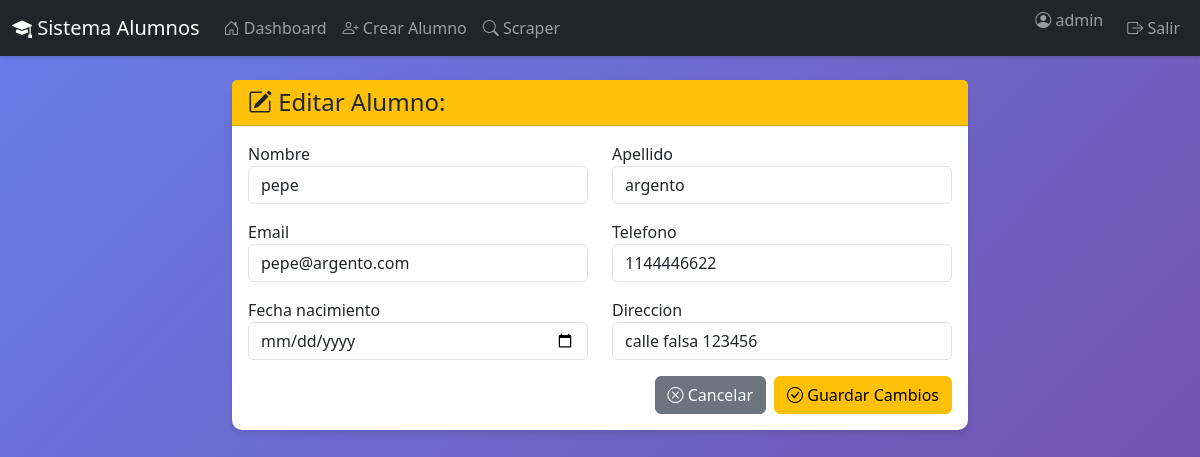
Screenshot of /alumnos/editar/8/ (signed in) with the database file from the repository.
### alumnos/models.py (models this page shows, shortened)
class Alumno(models.Model):
    usuario = models.ForeignKey(User, on_delete=models.CASCADE, related_name='alumnos')
    nombre = models.CharField(max_length=100)
    apellido = models.CharField(max_length=100)
    email = models.EmailField()
    telefono = models.CharField(max_length=20, blank=True)
    fecha_nacimiento = models.DateField()
    direccion = models.CharField(max_length=200)
    fecha_registro = models.DateTimeField(auto_now_add=True)
    class Meta:
        ordering = ['-fecha_registro']
        verbose_name = 'Alumno'
        verbose_name_plural = 'Alumnos'

### alumnos/views.py (the view)
# urls.py: path('editar/<int:pk>/', views.editar_alumno, name='editar_alumno'),
@login_required
def editar_alumno(request, pk):
    alumno = get_object_or_404(Alumno, pk=pk, usuario=request.user)
    if request.method == 'POST':
        form = AlumnoForm(request.POST, instance=alumno)
        if form.is_valid():
            form.save()
            messages.success(request, f'Alumno {alumno.nombre_completo} actualizado exitosamente')
            return redirect('alumnos:dashboard')
    else:
        form = AlumnoForm(instance=alumno)
    return render(request, 'alumnos/editar_alumno.html', {'form': form, 'titulo': 'Editar Alumno'})

### alumnos/forms.py
class AlumnoForm(forms.ModelForm):
    class Meta:
        model = Alumno
        fields = ['nombre', 'apellido', 'email', 'telefono', 'fecha_nacimiento', 'direccion']
        widgets = {
            'nombre': forms.TextInput(attrs={'class': 'form-control', 'placeholder': 'Nombre'}),
            'apellido': forms.TextInput(attrs={'class': 'form-control', 'placeholder': 'Apellido'}),
            'email': forms.EmailInput(attrs={'class': 'form-control', 'placeholder': 'Email'}),
            'telefono': forms.TextInput(attrs={'class': 'form-control', 'placeholder': 'Teléfono'}),
            'fecha_nacimiento': forms.DateInput(attrs={'class': 'form-control', 'type': 'date'}),
            'direccion': forms.TextInput(attrs={'class': 'form-control', 'placeholder': 'Dirección'}),
        }

### templates/alumnos/editar_alumno.html (shortened to what this page needs)
{% extends 'base.html' %}
{% block content %}
<div class="row justify-content-center">
    <div class="col-md-8">
        <div class="card">
            <div class="card-header bg-warning">
                <h4 class="mb-0">
                    <i class="bi bi-pencil-square"></i> Editar Alumno: {{ alumno.nombre_completo }}
                </h4>
            </div>
            <div class="card-body">
                <form method="post">
                    <div class="row">
                        <div class="col-md-6 mb-3">
                            <label>{{ form.nombre.label }}</label>
                            {{ form.nombre }}
                        </div>
                        <div class="col-md-6 mb-3">
                            <label>{{ form.apellido.label }}</label>
                            {{ form.apellido }}
                        </div>
                    </div>
                    <div class="row">
                        <div class="col-md-6 mb-3">
                            <label>{{ form.email.label }}</label>
                            {{ form.email }}
                        </div>
                        <div class="col-md-6 mb-3">
                            <label>{{ form.telefono.label }}</label>
                            {{ form.telefono }}
                        </div>
                    </div>
                    <div class="row">
                        <div class="col-md-6 mb-3">
                            <label>{{ form.fecha_nacimiento.label }}</label>
                            {{ form.fecha_nacimiento }}
                        </div>
                        <div class="col-md-6 mb-3">
                            <label>{{ form.direccion.label }}</label>
                            {{ form.direccion }}
                        </div>
                    </div>
                    <div class="d-grid gap-2 d-md-flex justify-content-md-end">
                        <a href="{% url 'alumnos:dashboard' %}" class="btn btn-secondary">
                            <i class="bi bi-x-circle"></i> Cancelar
                        </a>
                        <button type="submit" class="btn btn-warning">
                            <i class="bi bi-check-circle"></i> Guardar Cambios
                        </button>
                    </div>
                </form>
            </div>
        </div>
    </div>
</div>
{% endblock %}

### templates/base.html (shortened to what this page needs)
<!DOCTYPE html>
<html lang="es">
<head>
    <link href="https://cdn.jsdelivr.net/npm/bootstrap@5.3.0/dist/css/bootstrap.min.css" rel="stylesheet">
    <link rel="stylesheet" href="https://cdn.jsdelivr.net/npm/bootstrap-icons@1.11.0/font/bootstrap-icons.css">
</head>
<body>
    {% if user.is_authenticated %}
    <nav class="navbar navbar-expand-lg navbar-dark bg-dark">
        <div class="container-fluid">
            <a class="navbar-brand" href="{% url 'alumnos:dashboard' %}">
                <i class="bi bi-mortarboard-fill"></i> Sistema Alumnos
            </a>
            <div class="collapse navbar-collapse" id="navbarNav">
                <ul class="navbar-nav me-auto">
                    <li class="nav-item">
                        <a class="nav-link" href="{% url 'alumnos:dashboard' %}">
                            <i class="bi bi-house-door"></i> Dashboard
                        </a>
                    </li>
                    <li class="nav-item">
                        <a class="nav-link" href="{% url 'alumnos:crear_alumno' %}">
                            <i class="bi bi-person-plus"></i> Crear Alumno
                        </a>
                    </li>
                    <li class="nav-item">
                        <a class="nav-link" href="{% url 'scraper:scraper' %}">
                            <i class="bi bi-search"></i> Scraper
                        </a>
                    </li>
                </ul>
                <ul class="navbar-nav">
                    <li class="nav-item">
                        <span class="navbar-text me-3">
                            <i class="bi bi-person-circle"></i> {{ user.username }}
                        </span>
                    </li>
                    <li class="nav-item">
                        <a class="nav-link" href="{% url 'accounts:logout' %}">
                            <i class="bi bi-box-arrow-right"></i> Salir
                        </a>
                    </li>
                </ul>
            </div>
        </div>
    </nav>
    {% endif %}
    <div class="container my-4">
        {% block content %}{% endblock %}
    </div>
</body>
</html>

### templates/base.html (style rules this page uses)
body { min-height: 100vh; background: linear-gradient(135deg, #667eea 0%, #764ba2 100%); }
.navbar { box-shadow: 0 2px 4px rgba(0,0,0,.1); }
.card { box-shadow: 0 4px 6px rgba(0,0,0,.1); border: none; border-radius: 10px; }

### rows the page displays
Alumno: nombre "pepe", apellido "argento", email "pepe@argento.com", telefono "1144446622", direccion "calle falsa 123456"

### other values shown
{{ user.username }} "admin"
